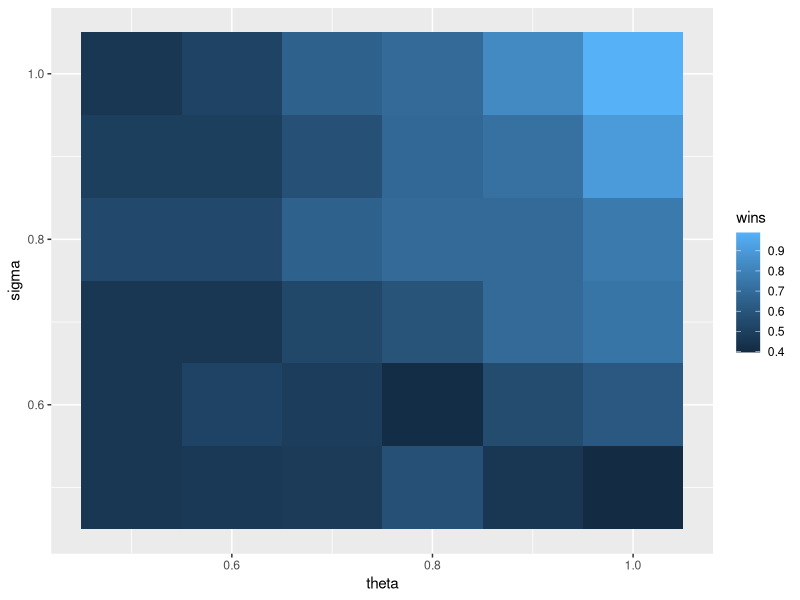

This chart was generated by the following R code:


library(tidyverse)

# an agent is a function from (history, parameters) -> output

# history
# the complete history of trials

# output
# 0 = left, 1 = right

## wsls <- function(prevchoice, feedback) {
##   if (feedback) {
##     return(prevchoice)
##   } else {
##     return(1-prevchoice)
##   }
## }

## noisy_wsls <- function(prevchoice, feedback, theta) {
##   if (feedback) {
##     return(rbinom(1,1, theta))
##   } else {
##     return(rbinom(1,1, 1-theta))
##   }
## }

## wsls(1, 1)
## wsls(0, 1)
## wsls(1, 0)
## wsls(0, 0)

## noisy_wsls(1,1,0.95)




noisy_wsls <- function(history, params, feedback) {
  history <- feedback(history)
  last_round <- history[nrow(history),]
  if (last_round$feedback == 1) {
    # win
    choice <- rbinom(1, 1, params$theta)
    if (choice) {
      return(last_round$choice_self)
    } else {
      return(1-last_round$choice_self)
    }
  } else {
    # lose
    choice <- rbinom(1, 1, 1-params$theta)
    if (choice) {
      return(last_round$choice_self)
    } else {
      return(1-last_round$choice_self)
    }
  }
}

example_history <- tibble(matcher    = c(1,0,0,0),
                          capitalist = c(1,1,1,0))


example_history_2 <- tibble(matcher    = c(1,0,0,0),
                            capitalist = c(1,1,1,1))

## noisy_wsls(example_history, tibble(theta=1), feedback_matcher)
## noisy_wsls(example_history, tibble(theta=1), feedback_capitalist)

## noisy_wsls(example_history_2, tibble(theta=1), feedback_matcher)
## noisy_wsls(example_history_2, tibble(theta=1), feedback_capitalist)

feedback_matcher <- function(history) {
  mutate(history, feedback = as.numeric(matcher == capitalist)) |>
    rename(choice_self = matcher,
           choice_other = capitalist)
}

feedback_capitalist <- function(history) {
  mutate(history, feedback = as.numeric(matcher != capitalist)) |>
    rename(choice_self = capitalist,
           choice_other = matcher)
}

## rowwise(example_history) |>
##   group_split() |>
##   map(noisy_wsls, tibble(theta = 0.9), feedback_matcher)


step_matching_pennies <- function(history, agent_matcher, agent_capitalist) {
  new <- tibble(matcher = agent_matcher(history),
                capitalist = agent_capitalist(history))
  ## print(new)
  ## result <- bind_rows(history, new)
  return(new)
}


make_agent <- function(agent, params, feedback_function) {
  return(function(history) {
    agent(history, params, feedback_function)
  ##   rowwise(history) |>
  ##     group_split() |>
  ##     map(agent, params, feedback_function)
  ## })
  })
  }

## x <- make_agent(noisy_wsls, tibble(theta=0.95), feedback_matcher)
## x(example_history)

## step_matching_pennies(example_history,
##                       make_agent(noisy_wsls, tibble(theta=0.95), feedback_matcher),
##                       make_agent(noisy_wsls, tibble(theta=0.95), feedback_capitalist))

step_n_matching_pennies <- function(history, n, agent_matcher, agent_capitalist) {
  result <- tibble(matcher = rep(NA, n),
                   capitalist = rep(NA, n))
  result <- bind_rows(history, result)
  for (i in 1:n) {
    row <- nrow(history) + i
    ## print(row)
    ## print(result[1:row,])
    ## print(result[1:(row-1),])
    result[row,] <- step_matching_pennies(result[(row-1),], agent_matcher, agent_capitalist)
    #print(result[1:row,])
  }
  return(result)
}

init_random <- function() {
  tibble(matcher = rbinom(1,1,.5),
         capitalist = rbinom(1,1,.5))
}

init_random() |>
  step_n_matching_pennies(5,
                          make_agent(noisy_wsls, tibble(theta=1), feedback_matcher),
                          make_agent(noisy_wsls, tibble(theta=1), feedback_capitalist))



tom <- function(model, other_feedback) {
  function(history, params, feedback) {
    estimate <- model(history, params, other_feedback)

    noise <- rbinom(1,1, params$sigma)
    if (noise) {
      return(estimate)
    } else {
      return(1-estimate)
    }
  }
}


do_sim <- function(theta, sigma, n) {
  init_random() |>
    step_n_matching_pennies(
        n,
        make_agent(noisy_wsls, tibble(theta = theta), feedback_matcher),
        make_agent(tom(noisy_wsls, feedback_matcher), tibble(theta = theta, sigma = sigma), feedback_capitalist)
    ) |>
    mutate(winner = matcher == capitalist)
}


sim_res <- expand_grid(
  theta = seq(0.5, 1, by = 0.1),
  sigma = seq(0.5, 1, by = 0.1)) |>
  #sample_n(100) |>
  mutate(result = map2(theta, sigma, do_sim, 100))

sim_res |>
  unnest(result) |>
  group_by(theta, sigma) |>
  summarise(wins = mean(winner)) |>
  ggplot() +
  geom_tile(aes(theta, sigma, fill = wins))
